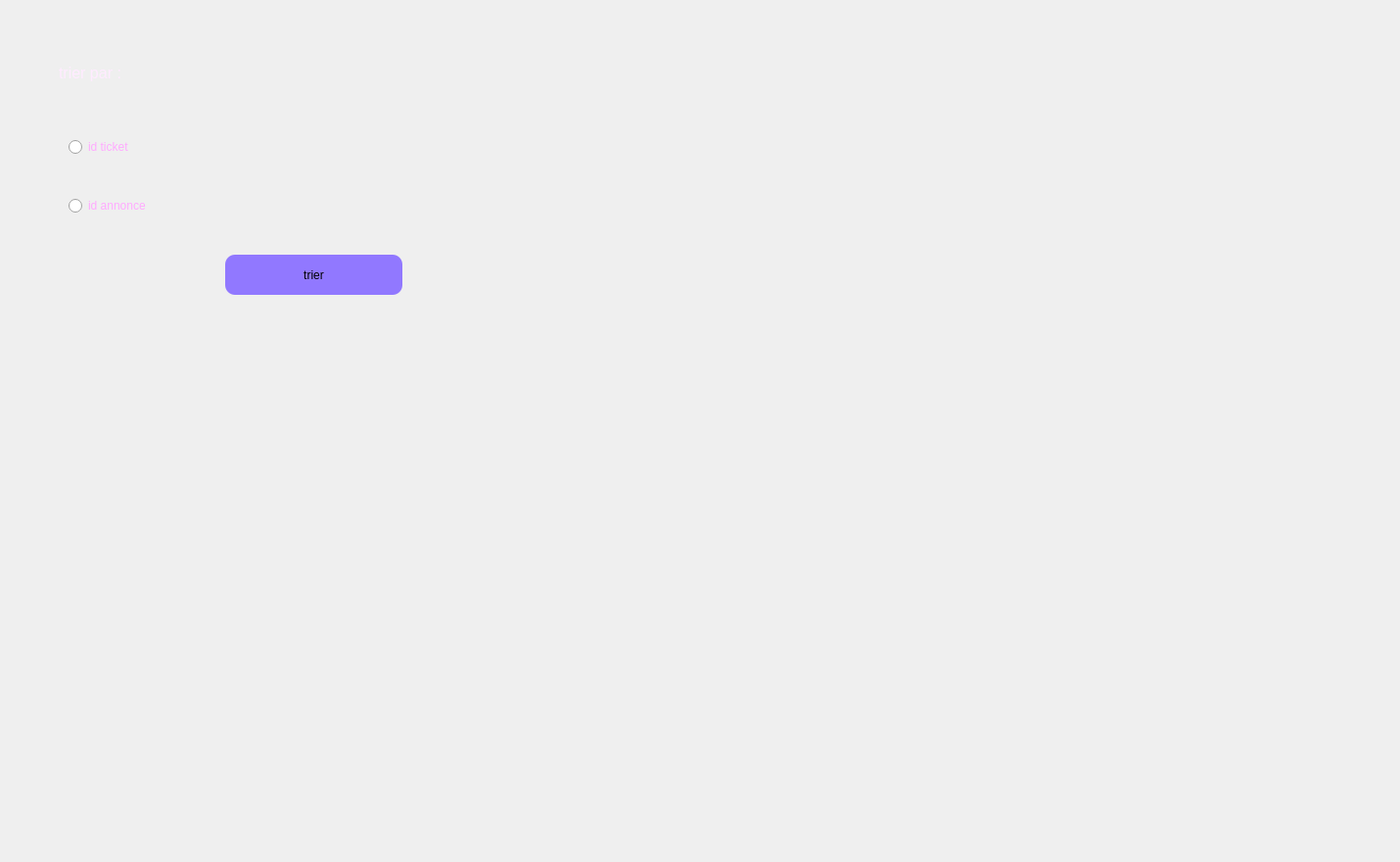
     <widget class="QWidget" name="tab_13">
      <attribute name="title">
       <string>trier</string>
      </attribute>
      <widget class="QLabel" name="label_58">
       <property name="geometry">
        <rect>
         <x>60</x>
         <y>49</y>
         <width>281</width>
         <height>51</height>
        </rect>
       </property>
       <property name="palette">
        <palette>
         <active>
          <colorrole role="WindowText">
           <brush brushstyle="SolidPattern">
            <color alpha="255">
             <red>255</red>
             <green>235</green>
             <blue>255</blue>
            </color>
           </brush>
          </colorrole>
          <colorrole role="Button">
           <brush brushstyle="SolidPattern">
            <color alpha="255">
             <red>255</red>
             <green>255</green>
             <blue>255</blue>
            </color>
           </brush>
          </colorrole>
          <colorrole role="Light">
           <brush brushstyle="SolidPattern">
            <color alpha="255">
             <red>255</red>
             <green>255</green>
             <blue>255</blue>
            </color>
           </brush>
          </colorrole>
          <colorrole role="Midlight">
           <brush brushstyle="SolidPattern">
            <color alpha="255">
             <red>255</red>
             <green>255</green>
             <blue>255</blue>
            </color>
           </brush>
          </colorrole>
          <colorrole role="Dark">
           <brush brushstyle="SolidPattern">
            <color alpha="255">
             <red>127</red>
             <green>127</green>
             <blue>127</blue>
            </color>
           </brush>
          </colorrole>
          <colorrole role="Mid">
           <brush brushstyle="SolidPattern">
            <color alpha="255">
             <red>170</red>
             <green>170</green>
             <blue>170</blue>
            </color>
           </brush>
          </colorrole>
          <colorrole role="Text">
           <brush brushstyle="SolidPattern">
            <color alpha="255">
             <red>255</red>
             <green>170</green>
             <blue>255</blue>
            </color>
           </brush>
          </colorrole>
          <colorrole role="BrightText">
           <brush brushstyle="SolidPattern">
            <color alpha="255">
             <red>255</red>
             <green>255</green>
             <blue>255</blue>
            </color>
           </brush>
          </colorrole>
          <colorrole role="ButtonText">
           <brush brushstyle="SolidPattern">
            <color alpha="255">
             <red>0</red>
             <green>0</green>
             <blue>0</blue>
            </color>
           </brush>
          </colorrole>
          <colorrole role="Base">
           <brush brushstyle="SolidPattern">
            <color alpha="255">
             <red>255</red>
             <green>255</green>
             <blue>255</blue>
            </color>
           </brush>
          </colorrole>
          <colorrole role="Window">
           <brush brushstyle="SolidPattern">
            <color alpha="255">
             <red>255</red>
             <green>255</green>
             <blue>255</blue>
            </color>
           </brush>
          </colorrole>
          <colorrole role="Shadow">
           <brush brushstyle="SolidPattern">
            <color alpha="255">
             <red>0</red>
             <green>0</green>
             <blue>0</blue>
            </color>
           </brush>
          </colorrole>
          <colorrole role="AlternateBase">
           <brush brushstyle="SolidPattern">
            <color alpha="255">
             <red>255</red>
             <green>255</green>
             <blue>255</blue>
            </color>
           </brush>
          </colorrole>
          <colorrole role="ToolTipBase">
           <brush brushstyle="SolidPattern">
            <color alpha="255">
             <red>255</red>
             <green>255</green>
             <blue>220</blue>
            </color>
           </brush>
          </colorrole>
          <colorrole role="ToolTipText">
           <brush brushstyle="SolidPattern">
            <color alpha="255">
             <red>0</red>
             <green>0</green>
             <blue>0</blue>
            </color>
           </brush>
          </colorrole>
          <colorrole role="PlaceholderText">
           <brush brushstyle="SolidPattern">
            <color alpha="128">
             <red>0</red>
             <green>0</green>
             <blue>0</blue>
            </color>
           </brush>
          </colorrole>
         </active>
         <inactive>
          <colorrole role="WindowText">
           <brush brushstyle="SolidPattern">
            <color alpha="255">
             <red>255</red>
             <green>235</green>
             <blue>255</blue>
            </color>
           </brush>
          </colorrole>
          <colorrole role="Button">
           <brush brushstyle="SolidPattern">
            <color alpha="255">
             <red>255</red>
             <green>255</green>
             <blue>255</blue>
            </color>
           </brush>
          </colorrole>
          <colorrole role="Light">
           <brush brushstyle="SolidPattern">
            <color alpha="255">
             <red>255</red>
             <green>255</green>
             <blue>255</blue>
            </color>
           </brush>
          </colorrole>
          <colorrole role="Midlight">
           <brush brushstyle="SolidPattern">
            <color alpha="255">
             <red>255</red>
             <green>255</green>
             <blue>255</blue>
            </color>
           </brush>
          </colorrole>
          <colorrole role="Dark">
           <brush brushstyle="SolidPattern">
            <color alpha="255">
             <red>127</red>
             <green>127</green>
             <blue>127</blue>
            </color>
           </brush>
          </colorrole>
          <colorrole role="Mid">
           <brush brushstyle="SolidPattern">
            <color alpha="255">
             <red>170</red>
             <green>170</green>
             <blue>170</blue>
            </color>
           </brush>
          </colorrole>
          <colorrole role="Text">
           <brush brushstyle="SolidPattern">
            <color alpha="255">
             <red>255</red>
             <green>170</green>
             <blue>255</blue>
            </color>
           </brush>
          </colorrole>
          <colorrole role="BrightText">
           <brush brushstyle="SolidPattern">
            <color alpha="255">
             <red>255</red>
             <green>255</green>
             <blue>255</blue>
            </color>
           </brush>
          </colorrole>
          <colorrole role="ButtonText">
           <brush brushstyle="SolidPattern">
            <color alpha="255">
             <red>0</red>
             <green>0</green>
             <blue>0</blue>
            </color>
           </brush>
          </colorrole>
          <colorrole role="Base">
           <brush brushstyle="SolidPattern">
            <color alpha="255">
             <red>255</red>
             <green>255</green>
             <blue>255</blue>
            </color>
           </brush>
          </colorrole>
          <colorrole role="Window">
           <brush brushstyle="SolidPattern">
            <color alpha="255">
             <red>255</red>
             <green>255</green>
             <blue>255</blue>
            </color>
           </brush>
          </colorrole>
          <colorrole role="Shadow">
           <brush brushstyle="SolidPattern">
            <color alpha="255">
             <red>0</red>
             <green>0</green>
             <blue>0</blue>
            </color>
           </brush>
          </colorrole>
          <colorrole role="AlternateBase">
           <brush brushstyle="SolidPattern">
            <color alpha="255">
             <red>255</red>
             <green>255</green>
             <blue>255</blue>
            </color>
           </brush>
          </colorrole>
          <colorrole role="ToolTipBase">
           <brush brushstyle="SolidPattern">
            <color alpha="255">
             <red>255</red>
             <green>255</green>
             <blue>220</blue>
            </color>
           </brush>
          </colorrole>
          <colorrole role="ToolTipText">
           <brush brushstyle="SolidPattern">
            <color alpha="255">
             <red>0</red>
             <green>0</green>
             <blue>0</blue>
            </color>
           </brush>
          </colorrole>
          <colorrole role="PlaceholderText">
           <brush brushstyle="SolidPattern">
            <color alpha="128">
             <red>0</red>
             <green>0</green>
             <blue>0</blue>
            </color>
           </brush>
          </colorrole>
         </inactive>
         <disabled>
          <colorrole role="WindowText">
           <brush brushstyle="SolidPattern">
            <color alpha="255">
             <red>127</red>
             <green>127</green>
             <blue>127</blue>
            </color>
           </brush>
          </colorrole>
          <colorrole role="Button">
           <brush brushstyle="SolidPattern">
            <color alpha="255">
             <red>255</red>
             <green>255</green>
             <blue>255</blue>
            </color>
           </brush>
          </colorrole>
          <colorrole role="Light">
           <brush brushstyle="SolidPattern">
            <color alpha="255">
             <red>255</red>
             <green>255</green>
             <blue>255</blue>
            </color>
           </brush>
          </colorrole>
          <colorrole role="Midlight">
           <brush brushstyle="SolidPattern">
            <color alpha="255">
             <red>255</red>
             <green>255</green>
             <blue>255</blue>
            </color>
           </brush>
          </colorrole>
          <colorrole role="Dark">
           <brush brushstyle="SolidPattern">
            <color alpha="255">
             <red>127</red>
             <green>127</green>
             <blue>127</blue>
            </color>
           </brush>
          </colorrole>
          <colorrole role="Mid">
           <brush brushstyle="SolidPattern">
            <color alpha="255">
             <red>170</red>
             <green>170</green>
             <blue>170</blue>
            </color>
           </brush>
          </colorrole>
          <colorrole role="Text">
           <brush brushstyle="SolidPattern">
            <color alpha="255">
             <red>127</red>
             <green>127</green>
             <blue>127</blue>
            </color>
           </brush>
          </colorrole>
          <colorrole role="BrightText">
           <brush brushstyle="SolidPattern">
            <color alpha="255">
             <red>255</red>
             <green>255</green>
             <blue>255</blue>
            </color>
           </brush>
          </colorrole>
          <colorrole role="ButtonText">
           <brush brushstyle="SolidPattern">
            <color alpha="255">
             <red>127</red>
             <green>127</green>
             <blue>127</blue>
            </color>
           </brush>
          </colorrole>
          <colorrole role="Base">
           <brush brushstyle="SolidPattern">
            <color alpha="255">
             <red>255</red>
             <green>255</green>
             <blue>255</blue>
            </color>
           </brush>
          </colorrole>
          <colorrole role="Window">
           <brush brushstyle="SolidPattern">
            <color alpha="255">
             <red>255</red>
             <green>255</green>
             <blue>255</blue>
            </color>
           </brush>
          </colorrole>
          <colorrole role="Shadow">
           <brush brushstyle="SolidPattern">
            <color alpha="255">
             <red>0</red>
             <green>0</green>
             <blue>0</blue>
            </color>
           </brush>
          </colorrole>
          <colorrole role="AlternateBase">
           <brush brushstyle="SolidPattern">
            <color alpha="255">
             <red>255</red>
             <green>255</green>
             <blue>255</blue>
            </color>
           </brush>
          </colorrole>
          <colorrole role="ToolTipBase">
           <brush brushstyle="SolidPattern">
            <color alpha="255">
             <red>255</red>
             <green>255</green>
             <blue>220</blue>
            </color>
           </brush>
          </colorrole>
          <colorrole role="ToolTipText">
           <brush brushstyle="SolidPattern">
            <color alpha="255">
             <red>0</red>
             <green>0</green>
             <blue>0</blue>
            </color>
           </brush>
          </colorrole>
          <colorrole role="PlaceholderText">
           <brush brushstyle="SolidPattern">
            <color alpha="128">
             <red>0</red>
             <green>0</green>
             <blue>0</blue>
            </color>
           </brush>
          </colorrole>
         </disabled>
        </palette>
       </property>
       <property name="text">
        <string>&lt;html&gt;&lt;head/&gt;&lt;body&gt;&lt;p&gt;&lt;span style=&quot; font-size:12pt;&quot;&gt;trier par :&lt;/span&gt;&lt;/p&gt;&lt;/body&gt;&lt;/html&gt;</string>
       </property>
      </widget>
      <widget class="QRadioButton" name="triticket">
       <property name="geometry">
        <rect>
         <x>70</x>
         <y>140</y>
         <width>85</width>
         <height>20</height>
        </rect>
       </property>
       <property name="palette">
        <palette>
         <active>
          <colorrole role="WindowText">
           <brush brushstyle="SolidPattern">
            <color alpha="255">
             <red>255</red>
             <green>170</green>
             <blue>255</blue>
            </color>
           </brush>
          </colorrole>
         </active>
         <inactive>
          <colorrole role="WindowText">
           <brush brushstyle="SolidPattern">
            <color alpha="255">
             <red>255</red>
             <green>170</green>
             <blue>255</blue>
            </color>
           </brush>
          </colorrole>
         </inactive>
         <disabled>
          <colorrole role="WindowText">
           <brush brushstyle="SolidPattern">
            <color alpha="255">
             <red>120</red>
             <green>120</green>
             <blue>120</blue>
            </color>
           </brush>
          </colorrole>
         </disabled>
        </palette>
       </property>
       <property name="text">
        <string>id ticket</string>
       </property>
      </widget>
      <widget class="QRadioButton" name="triidant">
       <property name="geometry">
        <rect>
         <x>70</x>
         <y>200</y>
         <width>85</width>
         <height>20</height>
        </rect>
       </property>
       <property name="palette">
        <palette>
         <active>
          <colorrole role="WindowText">
           <brush brushstyle="SolidPattern">
            <color alpha="255">
             <red>255</red>
             <green>170</green>
             <blue>255</blue>
            </color>
           </brush>
          </colorrole>
         </active>
         <inactive>
          <colorrole role="WindowText">
           <brush brushstyle="SolidPattern">
            <color alpha="255">
             <red>255</red>
             <green>170</green>
             <blue>255</blue>
            </color>
           </brush>
          </colorrole>
         </inactive>
         <disabled>
          <colorrole role="WindowText">
           <brush brushstyle="SolidPattern">
            <color alpha="255">
             <red>120</red>
             <green>120</green>
             <blue>120</blue>
            </color>
           </brush>
          </colorrole>
         </disabled>
        </palette>
       </property>
       <property name="text">
        <string>id annonce</string>
       </property>
      </widget>
      <widget class="QPushButton" name="trier_2">
       <property name="geometry">
        <rect>
         <x>230</x>
         <y>260</y>
         <width>181</width>
         <height>41</height>
        </rect>
       </property>
       <property name="cursor">
        <cursorShape>PointingHandCursor</cursorShape>
       </property>
       <property name="styleSheet">
        <string notr="true">background-color: rgb(0, 0, 255);
background-color: rgb(145, 120, 255);
border-radius: 10px;
</string>
       </property>
       <property name="text">
        <string>trier</string>
       </property>
      </widget>
      <widget class="QLabel" name="label_44">
       <property name="geometry">
        <rect>
         <x>0</x>
         <y>0</y>
         <width>1421</width>
         <height>871</height>
        </rect>
       </property>
       <property name="text">
        <string/>
       </property>
       <property name="pixmap">
        <pixmap>../images/bg.v1.jpg</pixmap>
       </property>
      </widget>
      <zorder>label_44</zorder>
      <zorder>label_58</zorder>
      <zorder>triticket</zorder>
      <zorder>triidant</zorder>
      <zorder>trier_2</zorder>
     </widget>
